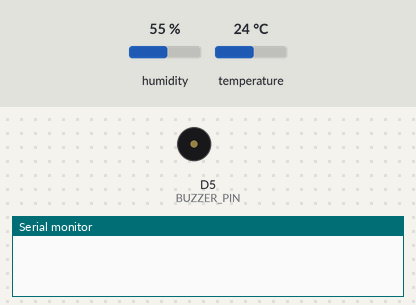
A sketch run on a simulated ESP8266 (NodeMCU). Shown: buzzer (waves = sounding), the last lines printed to the serial monitor. The test bench sets the inputs (shaded band); at power-on: temperature 24 °C, humidity 55 %. WiFi joins after 1.5 s; servers stay silent unless stated.

Above: at 3.0 s.
3.1 s: temperature set to 27 °C
At 4.2 s:
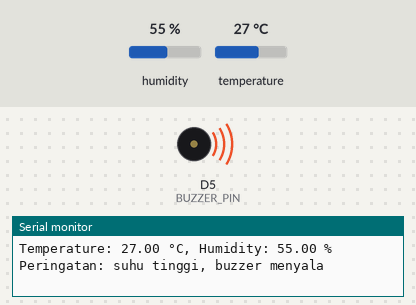
6.8 s: humidity set to 40 %
Timing chart, 0 to 9.8 s (numbered marks = the images above; inputs shaded):
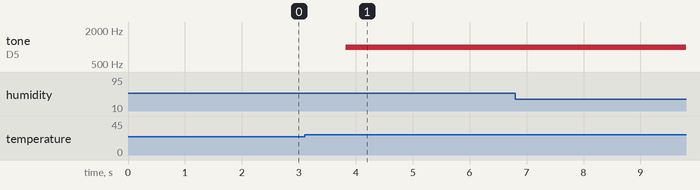

The sketch:

sc2.ino
```cpp
#define BLYNK_TEMPLATE_ID "TMPL6_iWzfGmv"
#define BLYNK_TEMPLATE_NAME "ESP8266 WIFI"
#define BLYNK_AUTH_TOKEN "aYNjiBwOM07ouE-YQqguo1uu22cZ62m-"

#include <ESP8266WiFi.h>
#include <BlynkSimpleEsp8266.h>
#include <DHT.h>

char auth[] = BLYNK_AUTH_TOKEN;

// Your WiFi credentials
char ssid[] = "antek asing";
char pass[] = "iloveprabowo";

#define DHTPIN D4
#define DHTTYPE DHT11

#define BUZZER_PIN D5

float batasSuhu = 25.0;

DHT dht(DHTPIN, DHTTYPE);
BlynkTimer timer;

void sendSensor() {
  float h = dht.readHumidity();
  float t = dht.readTemperature();

  if (isnan(h) || isnan(t)) {
    Serial.println("Failed to read from DHT sensor!");
    return;
  }

  Serial.print("Temperature: ");
  Serial.print(t);
  Serial.print(" °C, Humidity: ");
  Serial.print(h);
  Serial.println(" %");

  Blynk.virtualWrite(V2, t);
  Blynk.virtualWrite(V3, h);

  if (t > batasSuhu) {
    tone(BUZZER_PIN, 1000);
    Blynk.virtualWrite(V4, 1);
    Serial.println("Peringatan: suhu tinggi, buzzer menyala");
  } else {
    noTone(BUZZER_PIN);
    Blynk.virtualWrite(V4, 0);
  }
}

BLYNK_CONNECTED() {
  Blynk.setProperty(V5, "offImageUrl", "https://static-image.nyc3.cdn.digitaloceanspaces.com/general/fte/congratulations.png");
  Blynk.setProperty(V5, "onImageUrl", "https://static-image.nyc3.cdn.digitaloceanspaces.com/general/fte/congratulations_pressed.png");
  Blynk.setProperty(V5, "url", "https://docs.blynk.io/en/getting-started/what-do-i-need-to-blynk/how-quickstart-device-was-made");
}

void setup() {
  Serial.begin(115200);

  pinMode(BUZZER_PIN, OUTPUT);
  noTone(BUZZER_PIN);

  Blynk.begin(auth, ssid, pass);
  dht.begin();

  timer.setInterval(2000L, sendSensor);
}

void loop() {
  Blynk.run();
  timer.run();
}
```

Measured:
- the behaviour switches between 25 and 26 °C on temperature (found by bisection; images 0 and 1)
- after the input at 3.1 s, tone on D5 (BUZZER_PIN): silent → 1000 Hz after 0.73 s
